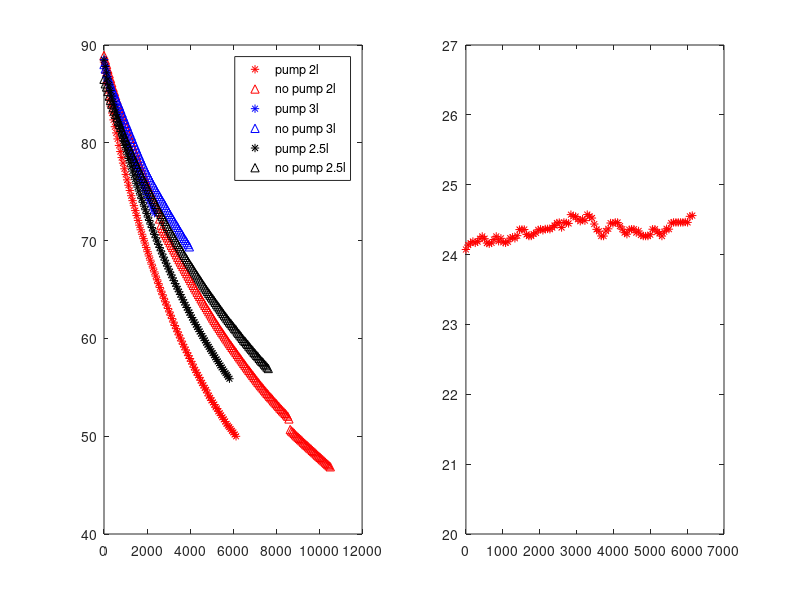

Source code (MATLAB):
clear all
close all

a = 1.675091827e-3;
b = 1.857536553e-4;
c = 5.373169834e-7;

fid = fopen('dataex3A_heatoff_pumpon_2.txt');
data1 = fscanf(fid, '%f');
fclose(fid);

fid = fopen('data4A_hpon_and_hpoff_2.txt');
data2 = fscanf(fid, '%f'); %remove 13 samples in the beginning
data2 = data2(73:end);
fclose(fid);

fid = fopen('data6A_heatoff_pumpon_3.txt');
data3 = fscanf(fid, '%f');
fclose(fid);

fid = fopen('data5A_heaton_pumpon_3.txt'); %remove 12 samples
data4 = fscanf(fid, '%f');
data4 = data4(37:end);
fclose(fid);

fid = fopen('data7A_heaton_pumpon_2-5.txt'); %remove x samples
data5 = fscanf(fid, '%f');
data5 = data5(49:end);
fclose(fid);

fid = fopen('data8A_heaton_pumpoff_2-5.txt');
data6 = fscanf(fid, '%f');
data6 = data6(49:end);
fclose(fid);

time1 = data1(1:3:length(data1))/1000;
time1 = time1-time1(1);
analog11 = data1(2:3:length(data1));
analog21 = data1(3:3:length(data1));

time2 = data2(1:3:length(data2))/1000;
time2 = time2-time2(1);
analog12 = data2(2:3:length(data2));
analog22 = data2(3:3:length(data2));

time3 = data3(1:3:length(data3))/1000;
time3 = time3 - time3(1);
analog13 = data3(2:3:length(data3));
analog23 = data3(3:3:length(data3));

time4 = data4(1:3:length(data4))/1000;
time4 = time4 - time4(1);
analog14 = data4(2:3:length(data4));
analog24 = data4(3:3:length(data4));

time5 = data5(1:3:length(data5))/1000;
time5 = time5 - time5(1);
analog15 = data5(2:3:length(data5));
analog25 = data5(3:3:length(data5));

time6 = data6(1:3:length(data6))/1000;
time6 = time6 - time6(1);
analog16 = data6(2:3:length(data6));
analog26 = data6(3:3:length(data6));

Rw1 = (2250600./analog11) - 2200;
Rwlog1 = log(Rw1);
Rr1 = (2250600./analog21) - 2200;
Rrlog1 = log(Rr1);

Rw2 = (2250600./analog12) - 2200;
Rwlog2 = log(Rw2);
Rr2 = (2250600./analog22) - 2200;
Rrlog2 = log(Rr2);

Rw3 = (2250600./analog13) - 2200;
Rwlog3 = log(Rw3);
Rr3 = (2250600./analog23) - 2200;
Rrlog3 = log(Rr3);

Rw4 = (2250600./analog14) - 2200;
Rwlog4 = log(Rw4);
Rr4 = (2250600./analog24) - 2200;
Rrlog4 = log(Rr4);

Rw5 = (2250600./analog15) - 2200;
Rwlog5 = log(Rw5);
Rr5 = (2250600./analog25) - 2200;
Rrlog5 = log(Rr5);

Rw6 = (2250600./analog16) - 2200;
Rwlog6 = log(Rw6);
Rr6 = (2250600./analog26) - 2200;
Rrlog6 = log(Rr6);

Tw1 = (1./(a + b.*Rwlog1 + c.*(Rwlog1.^3)))-273.15;
Tr1 = (1./(a + b.*Rrlog1 + c.*(Rrlog1.^3)))-273.15;

Tw2 = (1./(a + b.*Rwlog2 + c.*(Rwlog2.^3)))-273.15;
Tr2 = (1./(a + b.*Rrlog2 + c.*(Rrlog2.^3)))-273.15;

Tw3 = (1./(a + b.*Rwlog3 + c.*(Rwlog3.^3)))-273.15;
Tr3 = (1./(a + b.*Rrlog3 + c.*(Rrlog3.^3)))-273.15;

Tw4 = (1./(a + b.*Rwlog4 + c.*(Rwlog4.^3)))-273.15;
Tr4 = (1./(a + b.*Rrlog4 + c.*(Rrlog4.^3)))-273.15;

Tw5 = (1./(a + b.*Rwlog5 + c.*(Rwlog5.^3)))-273.15;
Tr5 = (1./(a + b.*Rrlog5 + c.*(Rrlog5.^3)))-273.15;

Tw6 = (1./(a + b.*Rwlog6 + c.*(Rwlog6.^3)))-273.15;
Tr6 = (1./(a + b.*Rrlog6 + c.*(Rrlog6.^3)))-273.15;

figure, subplot(1,2,1);
plot(time1, Tw1, '*r');

hold on
plot(time2, Tw2, '^r');
plot(time3, Tw3, '*b');
plot(time4, Tw4, '^b');
plot(time5, Tw5, '*k');
plot(time6, Tw6, '^k');
legend('pump 2l','no pump 2l','pump 3l','no pump 3l','pump 2.5l','no pump 2.5l')
subplot(1,2,2);
plot(time1, Tr1, '*r');
ylim([20,27])
